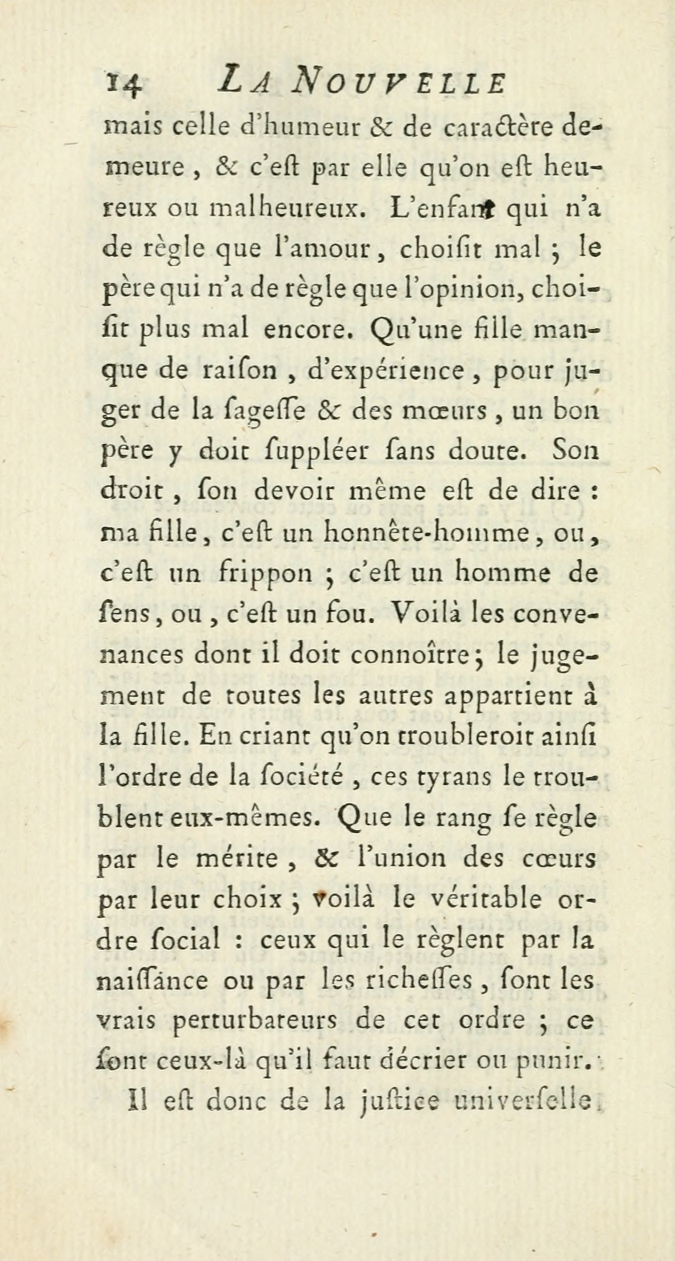
#> input picture img1.jpg, 1350 x 2521 px (shown at 1/2 size)
$ python surf.py   (older library calls are emulated)
#> lines starting #> are read from the running program, lines starting #| are printed output that depends on the picture; after the words box and inside, x2 and y2 are one past the last pixel; in counts of white or black regions, pixels touching at a corner belong together
### crop_original.py
#!/usr/bin/env python3
# -*- coding: utf-8 -*-
"""
Created on Thu Jul  5 14:17:04 2018

@author: Soumya
"""

import cv2
import numpy as np


def dilate_image(img, N, iterations):
    """
    Function:
        This function is responsible for dilating the image

    Parameters:
        img        : The imput image
        N          : Dimension of the + sign shape (NxN)
        iterations : Number of iterations

    Returns:
        This function returns the dilated image.
    """
    kernel = np.zeros((N,N),dtype=np.uint8)

    kernel[int((N-1)/2),:] = 1

    dilated_img = cv2.dilate(img/255, kernel, iterations = iterations)

    kernel = np.zeros((N,N),dtype=np.uint8)
    kernel[:,int((N-1)/2)] = 1
    dilated_img = cv2.dilate(dilated_img, kernel, iterations = iterations)

    return dilated_img

def find_components(edges):
    """
    Function:
        Finds the text components in the image by performing
        aggressive dilation until there are only a few connected components

    Parameters:
        edges    : The edge detected image given by the Canny edge detector

    Returns:
        This function returns the contours of the text
        components found in the image.
    """
    count = 20
    n = 1

    # Aggressive dilation will make all the central text
    # into one or two components
    while count > 15:
        n += 1
        dilated_img = dilate_image(edges, N=3, iterations=n)

        # As the image is a an array of values between 0.0 to 1.0
        # we need to make all values between 0 to 255
        dilated_img = np.uint8(dilated_img * 255)
        # Finding contours
        _, contours, _ = cv2.findContours(dilated_img, cv2.RETR_TREE, cv2.CHAIN_APPROX_SIMPLE)

        # Number of contours will keep decreasing with dilation
        # count value will decide number of contours left
        # terminate loop few contours left (1 if central text is all merged)
        count = len(contours)

    # Displaying the dilated image
    #cv2.imshow('dilated_img',dilated_img)
    #cv2.waitKey(0)
    #cv2.destroyAllWindows()

    return contours

def bounding_box_counters(contours, img):
    """
    Function:
        Finds a bounding box and number of set pixels for each contour.

    Parameters:
        contours : The contours of the dilated text components
        img      : The input image

    Returns:
        This function returns the a list of dictionaries with info
        about the coordinates of the bounding box and set of pixels.
    """
    info = []

    for contour in contours:
        x,y,width,height = cv2.boundingRect(contour)
        c_im = np.zeros(img.shape)
        cv2.drawContours(c_im, [contour], 0, 255, -1)
        info.append({
                'x1':x,
                'y1':y,
                'x2':x+width -1,
                'y2':y+height -1,
                'sum': np.sum(img*(c_im>0))/255
                })
    return info

# [30 lines left out: functions calculate_crop_area, crop_union, not called in this run]

def find_optimal_components(contours, edges, img):
    """
    Function:
        Finds a crop that is balanced in terms of
        coverage/compactness.
        Solves the precision/recall tradeoff problem.
        Uses greedy approach and keeps adding components till F1 score
        is increasing. And stops when adding a component reduces F1 score.

    Parameters:
        contours : The contours of the dilated text components
        edges    : The edge detected image given by the Canny edge detector
        img      : The original resized image
    Returns:
        This function returns a crop for the edge image entered.
    """
    info = bounding_box_counters(contours, img)
    info.sort(key=lambda x: -x['sum'])
    total = np.sum(edges)/255
    area = edges.shape[0] * edges.shape[1]

    c = info[0]
    del info[0]
    crop_instance = c['x1'], c['y1'], c['x2'], c['y2']
    crop = crop_instance
    covered_sum = c['sum']

    while covered_sum < total:
        flag = False
        recall = 1.0 * covered_sum/total
        precision = 1 - 1.0 * calculate_crop_area(crop) / area
        # Calculating F1 score
        f1 = 2 * (precision * recall / (precision + recall))

        for i, c in info:
            crop_instance = c['x1'], c['y1'], c['x2'], c['y2']
            crop_new = crop_union(crop, crop_instance)
            new_sum = covered_sum + c['sum']
            new_recall = 1.0 * new_sum / total
            new_precision = 1 - 1.0 *  calculate_crop_area(crop_new) / area
            new_f1 = 2 * (new_precision * new_recall / (new_precision + new_recall))

            # Add this crop, if it increases f1 score or
            # adds 25% of remaining pixels with less than
            # 15% crop area expansion
            remaining_frac = c['sum'] / (total-covered_sum)
            new_area_frac = 1.0 * calculate_crop_area(crop_new) / calculate_crop_area(crop) -1

            if (new_f1 > f1) or (remaining_frac > 0.25 and new_area_frac < 0.15):
                crop = crop_new
                covered_sum = new_sum
                del info[i]
                flag = True
                break

        if not flag:
            break

    return crop


def crop_img(img):
    """
    Function:
        Corps the given image, closest to the text

    Parameters:
        img : The input image

    Returns:
        This function returns the cropped image of the given original
        image, cropped keeping only the central textul part.
    """
    # Thresholding the image to remove noise
    _,img = cv2.threshold(img,127,255,cv2.THRESH_BINARY)

    # Finding edges
    edges = cv2.Canny(np.asarray(img),100, 200)

    edges = 255 * (edges > 0).astype(np.uint8)

    # Finding components (treating each unit of text as a component)
    contours = find_components(edges)

    if len(contours) == 0:
        print("No text in the image")

    # Compute the crop coordinates
    crop = find_optimal_components(contours, edges, img)

    # Crop coordinates
    x1,y1,x2,y2 = crop

    # Crop the original_img
    # splice row-range considered, colmn-range considered
    img = img[y1:y2, x1:x2]
    return img


### surf.py
#!/usr/bin/env python3
# -*- coding: utf-8 -*-
"""
Created on Thu Jun 28 03:51:05 2018

@author: Soumya
"""

import cv2
import numpy as np
from crop_original import crop_img

original_img = cv2.imread('img1.jpg', cv2.IMREAD_GRAYSCALE)
#> original_img: shape (2521, 1350); min 0, max 255, mean 216.4
annotated_img = cv2.imread('img2_underlined.jpg')
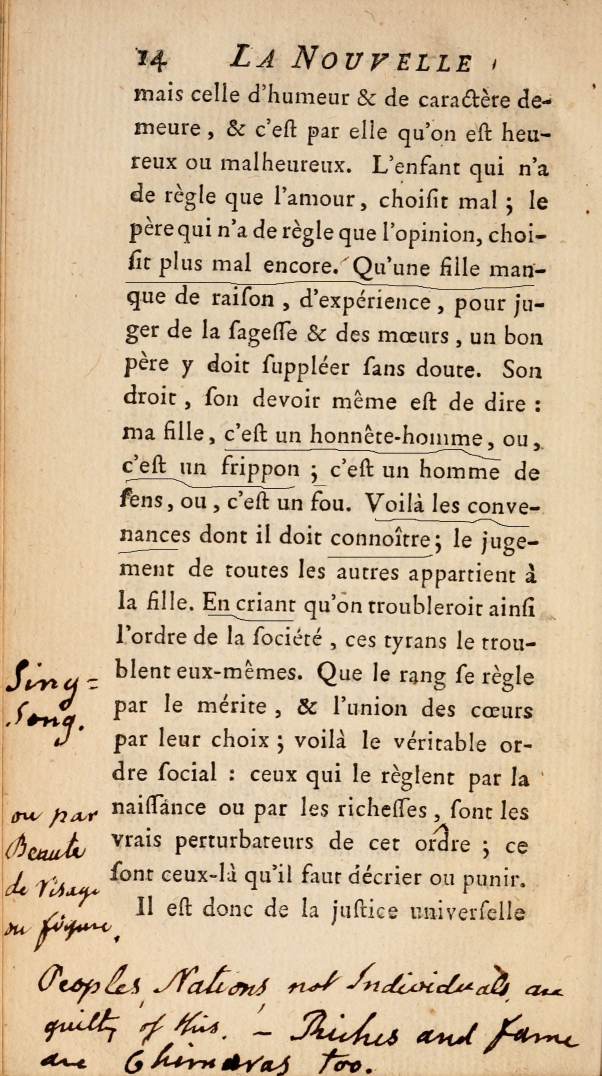
#> input picture img2_underlined.jpg, 1805 x 3228 px (shown at 1/3 size)
#> annotated_img is the input picture: shape (3228, 1805, 3); mean B, G, R 156.6, 187.4, 209.3


original_img = cv2.resize(original_img, (600,1200))
#> original_img: shape (1200, 600)
annotated_img = cv2.resize(annotated_img, (600,1200))
#> annotated_img: shape (1200, 600, 3)

final_img = cv2.imread('img2_underlined.jpg')
final_img = cv2.resize(final_img, (600,1200))

original_img = crop_img(original_img)
#> in crop_img, `_,img = cv2.threshold(img,127,255,cv2.THRESH_BINARY)`:
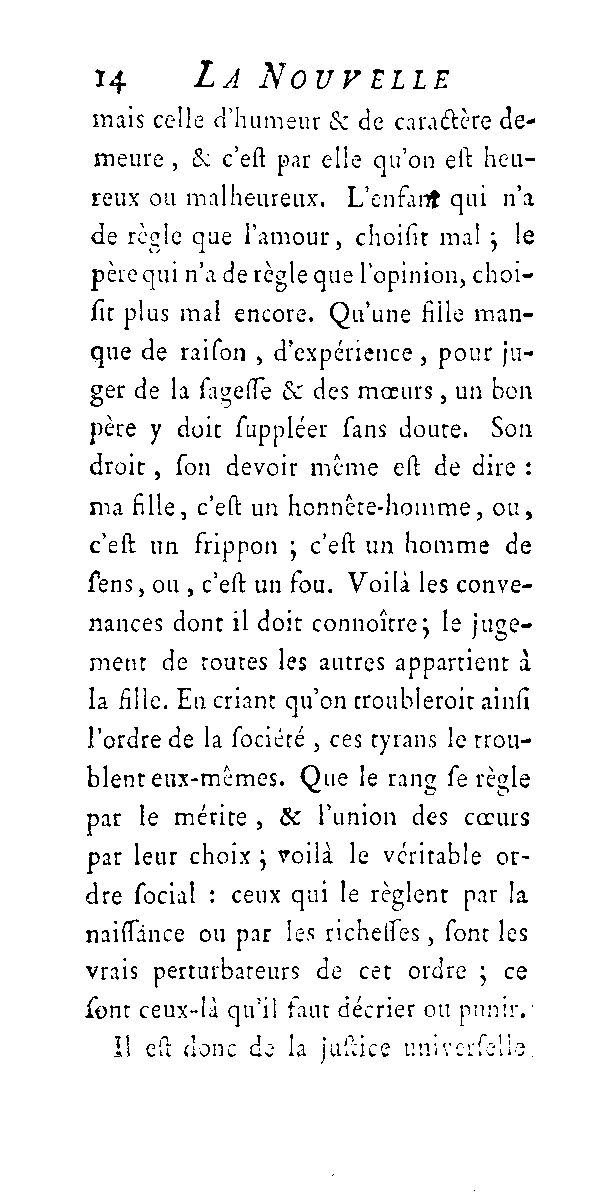
#> img: shape (1200, 600); 94.1% white; black in thin lines or dots, all inside (x1, y1, x2, y2) = (85, 60, 535, 1191)
#> in crop_img, `edges = cv2.Canny(np.asarray(img),100, 200)`: edges: shape (1200, 600); 4.9% white in thin lines or dots, all inside (x1, y1, x2, y2) = (85, 59, 535, 1192)
#> the loop in find_components, `while count > 15:` made 13 passes
#> count on passes 1 to 12: 686, 297, 185, 128, 73, 54, 121, 152, 143, 134, 123, 23
#> pass 1, in dilate_image, `dilated_img = cv2.dilate(dilated_img, kernel, iterations = iterations)`:
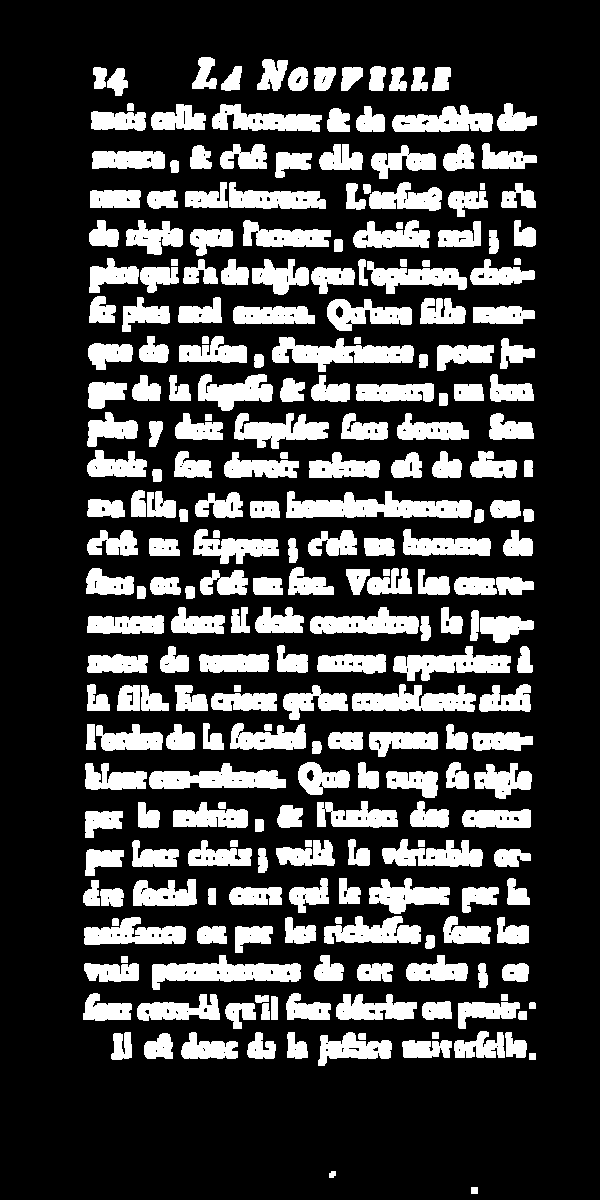
#> dilated_img: shape (1200, 600) float64; values 0 (black) and 1 (white), 24.7% white; 257 white regions, largest, box (x1, y1, x2, y2) and area: (286, 491, 472, 518) 3204, (152, 955, 301, 990) 2627, (272, 337, 414, 372) 2530
#> after the loop in find_components, `while count > 15:`:
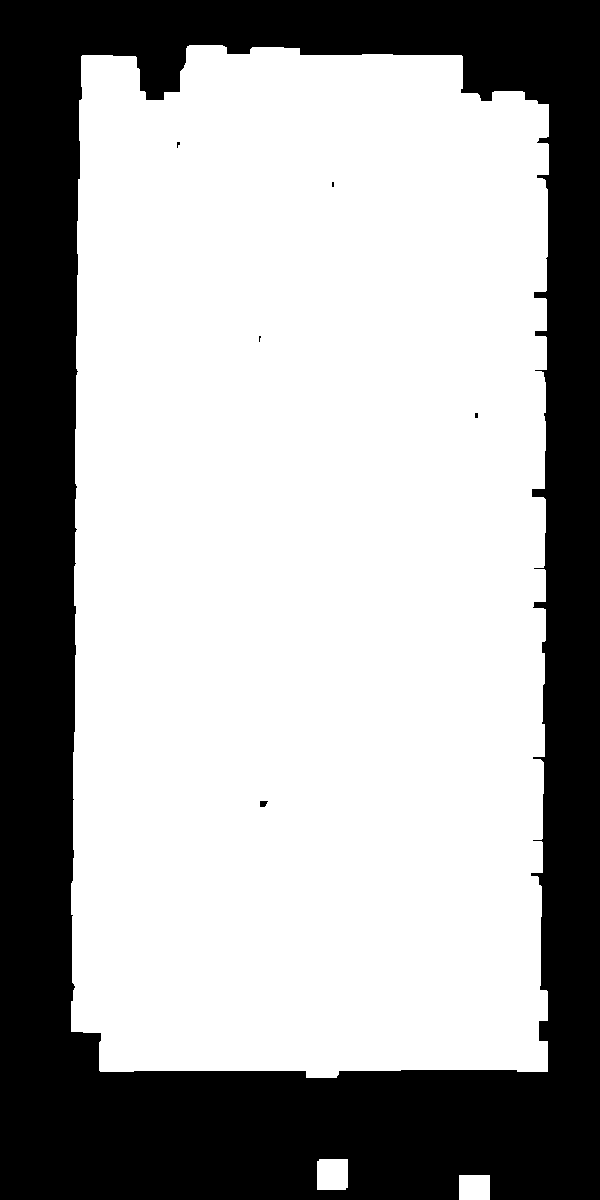
#> dilated_img: shape (1200, 600); 65.8% white; 6 black regions (4 under 20 px)
#> after the loop in find_components, `while count > 15:`: n = 14
#> in crop_img, `contours = find_components(edges)`: contours = 8 contours, 3 with area under 20; largest, box (x1, y1, x2, y2) and area: (71, 45, 549, 1078) 470151, (317, 1159, 348, 1190) 893, (459, 1175, 490, 1200) 720, (259, 800, 269, 808) 50, (474, 412, 479, 419) 22
#> the loop in bounding_box_counters, `for contour in contours:` made 8 passes
#> (x, y, width, height) on passes 2 to 8: (317, 1159, 31, 31), (71, 45, 478, 1033), (259, 800, 10, 8), (474, 412, 5, 7), (258, 335, 4, 8), (331, 181, 4, 7), (176, 141, 5, 8)
#> (contour, x, y, width, height) on pass 1: ([[459, 1175], [459, 1199], [489, 1199], [489, 1175]], 459, 1175, 31, 25)
#> after the loop in bounding_box_counters, `for contour in contours:`:
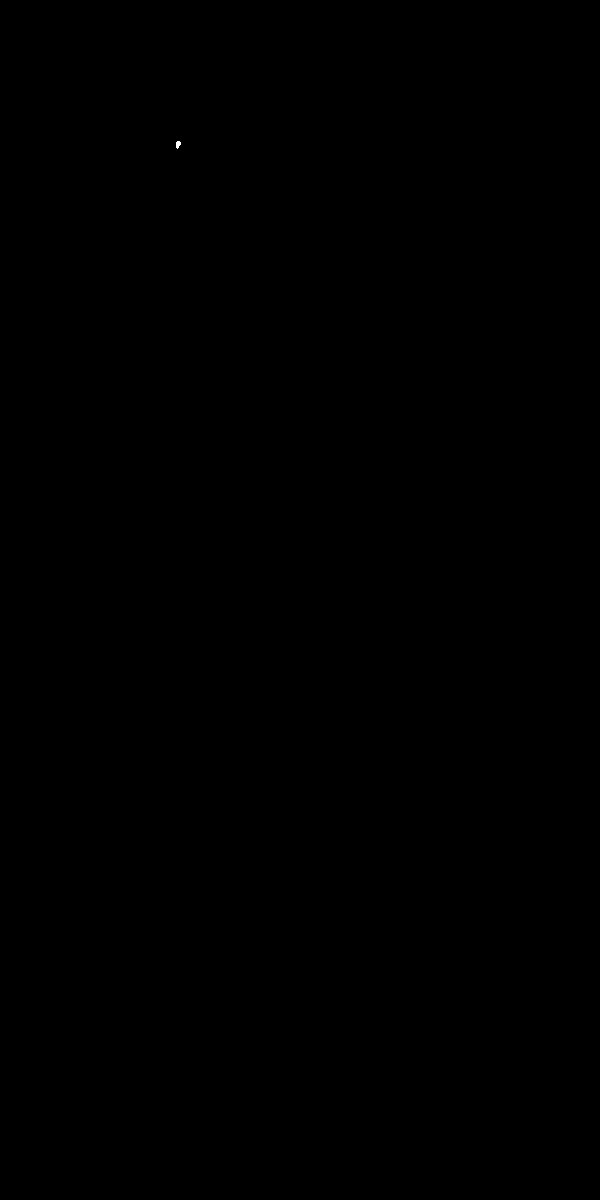
#> c_im: shape (1200, 600) float64; 0% white; 1 white region, box (x1, y1, x2, y2) and area: (176, 141, 181, 149) 29
#> after the loop in bounding_box_counters, `for contour in contours:`: info = 8 items
#> in find_optimal_components, `total = np.sum(edges)/255`: total = 35305
#> in find_optimal_components, `area = edges.shape[0] * edges.shape[1]`: area = 720000
#> in find_optimal_components, `c = info[0]`: c = {'x1': 71, 'y1': 45, 'x2': 548, 'y2': 1077, 'sum': 428996}
#> in find_optimal_components, `crop_instance = c['x1'], c['y1'], c['x2'], c['y2']`: crop_instance = (71, 45, 548, 1077)
#> in find_optimal_components, `covered_sum = c['sum']`: covered_sum = 428996
#> in crop_img, `crop = find_optimal_components(contours, edges, img)`: crop = (71, 45, 548, 1077)
#> in crop_img, `x1,y1,x2,y2 = crop`: x1 = 71; y1 = 45; x2 = 548; y2 = 1077
#> in crop_img, `img = img[y1:y2, x1:x2]`: img: shape (1032, 477); 91.3% white; black in thin lines or dots


gray_annotated_img = cv2.cvtColor(annotated_img, cv2.COLOR_BGR2GRAY)
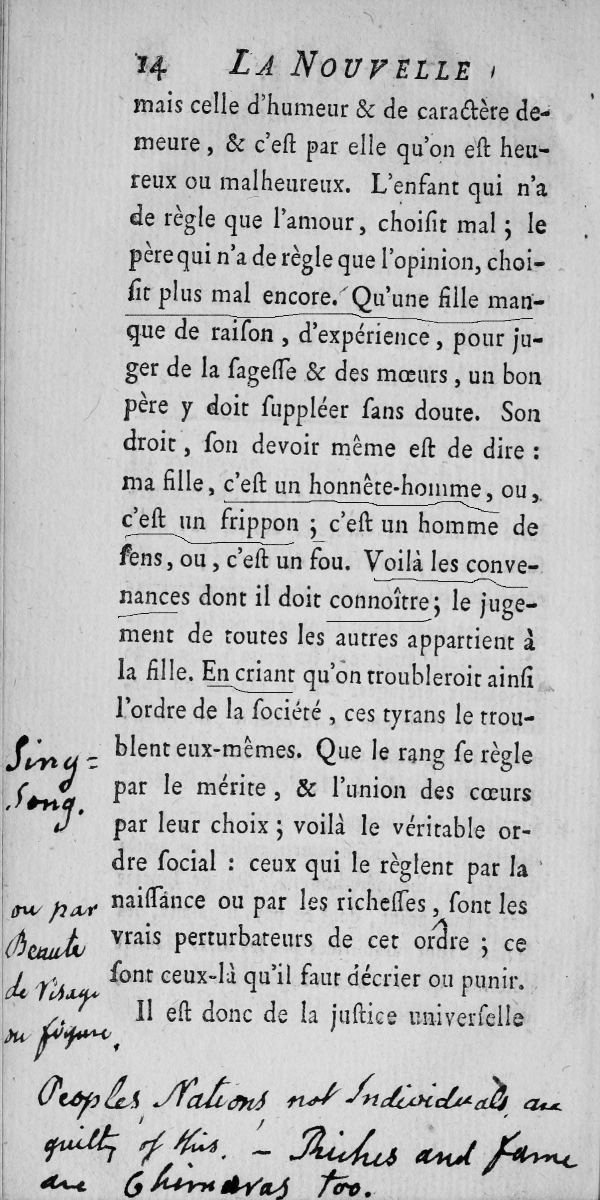
#> gray_annotated_img: shape (1200, 600); min 0, max 240, mean 190.3

# [8 lines of commented-out code are left out]


def find_match(original_img,annotated_img):
    # Features
#> (the run stopped early here; a loop or call above may not have finished)
